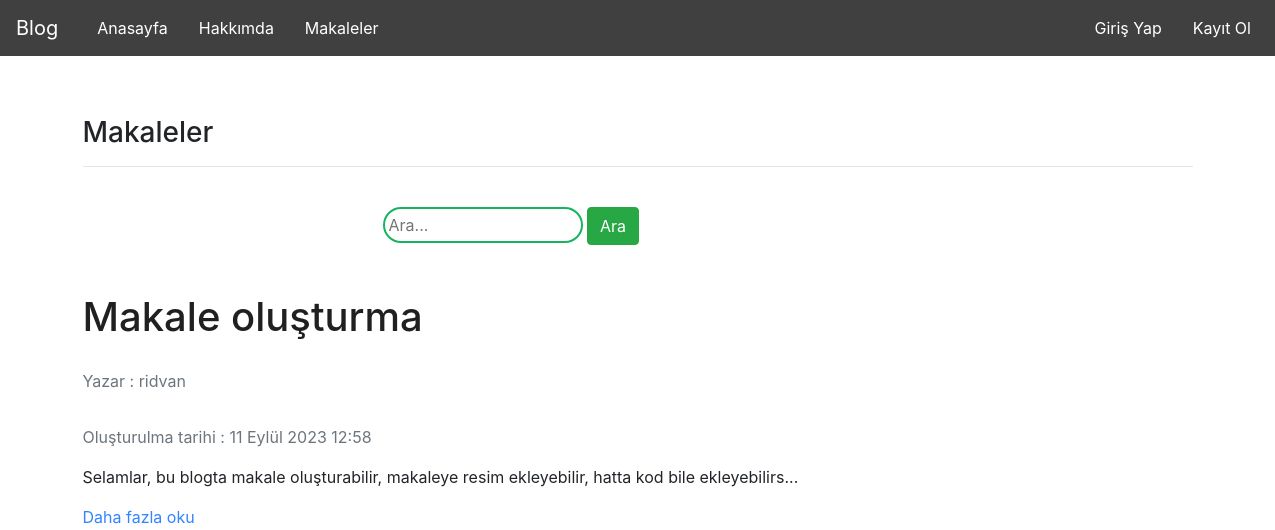
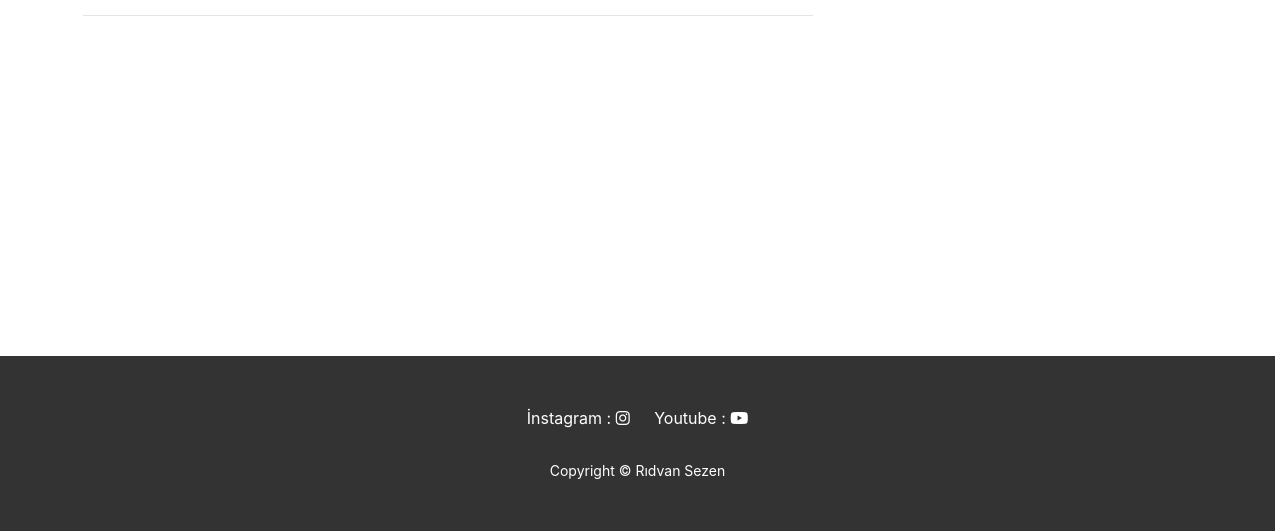
The page /articles/ on the database as committed earlier (2 pictures, top to bottom).
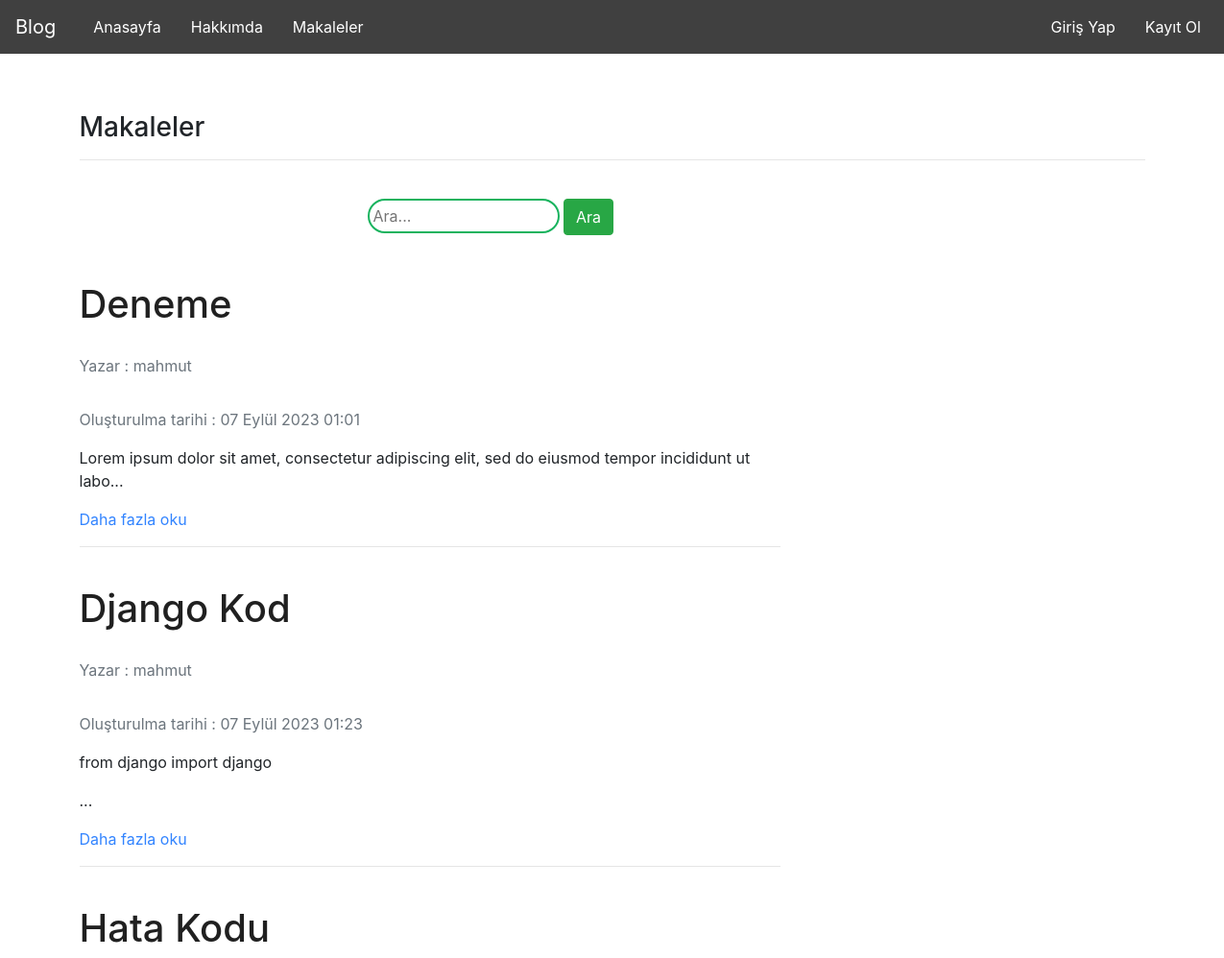
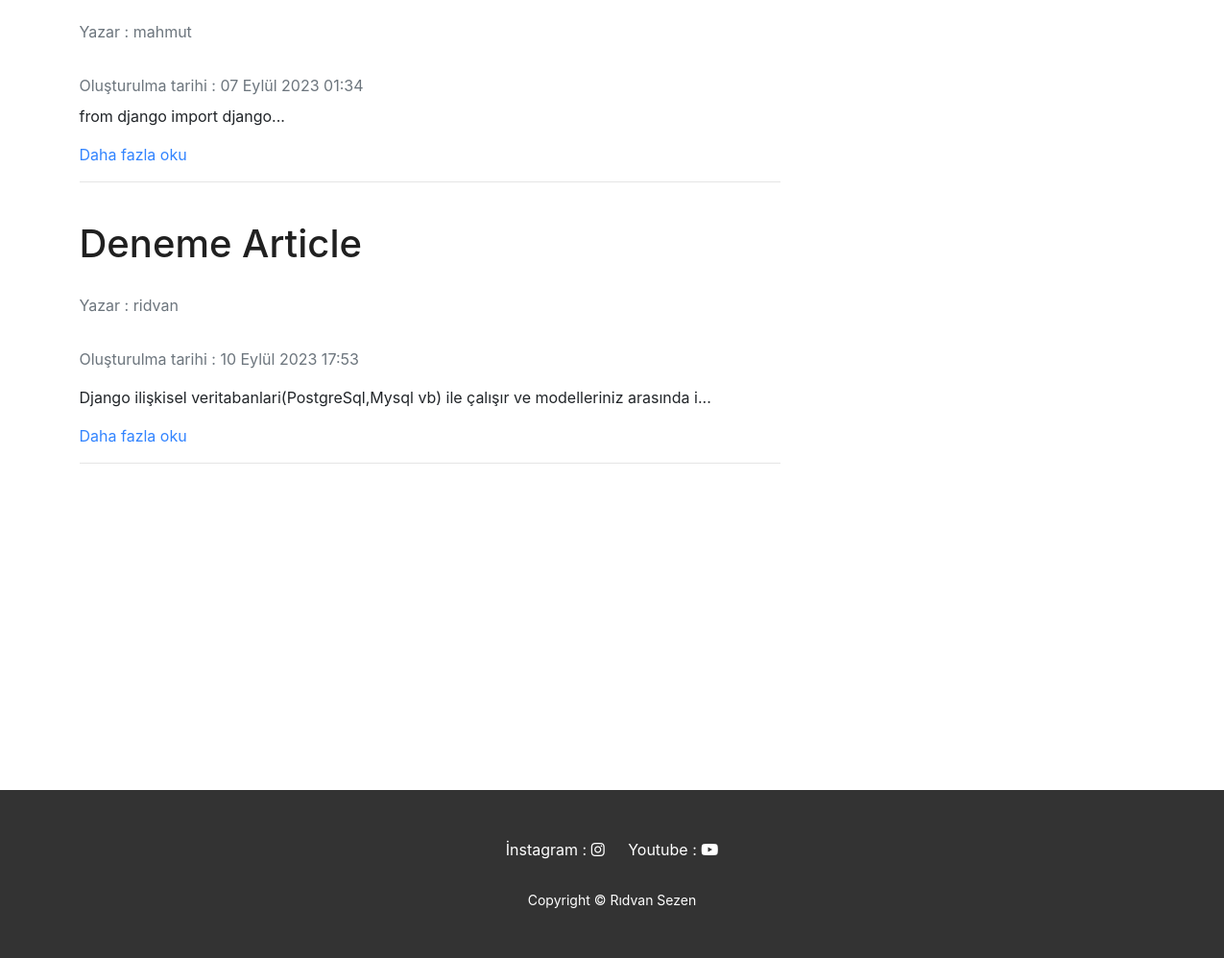
The same page on the database as committed later (2 pictures, top to bottom).
### article/models.py (models this page shows, shortened)
class Article(models.Model):
    author = models.ForeignKey("auth.User", on_delete= models.CASCADE, verbose_name="Yazar")
    title = models.CharField(max_length= 50, verbose_name="Başlık")
    description = RichTextField(max_length=10000, verbose_name="Açıklama")
    created_date = models.DateTimeField(auto_now_add=True, verbose_name="Oluşturulma tarihi")
    article_image = models.FileField(blank = True,null = True,verbose_name="Dosya Ekle")
    def short_description(self):
        return self.description[:100]
    class Meta:
        ordering = ["created_date"]

### article/views.py (the view)
# urls.py: path('', views.articles, name="articles" ),
def articles(request):
    keyword = request.GET.get("keyword")
    if keyword:
        articles = Article.objects.filter(Q(title__contains=keyword) | Q(description__contains=keyword))
        return render(request, "articles/articles.html", {"articles":articles})
    articles = Article.objects.all()
    return render(request, "articles/articles.html", {"articles":articles})

### templates/articles/articles.html (shortened to what this page needs)
{% extends 'layout.html' %}
{% block body %}
    <h3>Makaleler</h3>
    <hr>
    <br>
    <div class ="row">
        <div class="col-md-10 offset-md-3">
            <div class="col-lg-8">
                <form>
                    <input type="text" name = "keyword" class="input-sm" maxlength="64" placeholder="Ara...">
                  <button type="submit" class="btn btn-success">Ara</button>
                </form>
          </div>
        </div>
    </div>
    {% if articles %}
    <div class="article-list">
        {% for article in articles %}
        <div class="article">
        <div class="row">
            <div class="col-lg-8">
                        <a href="{% url 'article:detailArticle' article.id %}" class="about-link-title"><h1 class="fw-bolder mb-1">{{article.title}}</h1></a>
                        <br>
                        <a href="{% url 'user:profile' %}"><div class="text-muted fst-italic mb-2">Yazar : {{article.author.username}}</div></a>
                        <br>
                        <div class="text-muted fst-italic mb-2">Oluşturulma tarihi : {{article.created_date}}</div>
                        <p>{{ article.short_description|safe }}...</p>
                        <a href="{% url 'article:detailArticle' article.id %}" class="about-link ">Daha fazla oku</a>
                        <hr>
                        <br>
            </div>
            </div>
        </div>
        {% endfor %}
    </div>
    {% else %}
        <div style="margin-top: 200px;" class="alert alert-danger">
            Makale bulunamadı
        </div>
    {% endif %}
{% endblock body %}

### templates/layout.html (shortened to what this page needs)
<!DOCTYPE html>
{% load static %}
<html lang="tr">
<head>
    <link rel="stylesheet" href="{% static 'css/bootstrap.min.css' %}">
    <link rel="stylesheet" href="{% static 'css/style.css' %}">
    <link rel="stylesheet" href="https://cdnjs.cloudflare.com/ajax/libs/font-awesome/6.4.2/css/all.min.css" />
</head>
<body>
    {% include 'includes/navbar.html' %}
    <div class="container">
        {% block body %}
        {% endblock body %}
    </div>
    {% include 'includes/footer.html' %}
</body>
</html>

### templates/includes/navbar.html (shortened to what this page needs)
<nav class="navbar navbar-expand-lg navbar-light">
  <a class="navbar-brand" href="{% url 'index' %}">Blog</a>
  <div class="collapse navbar-collapse" id="navbarNav">
    <ul class="navbar-nav mr-auto">
      <li class="nav-item active">
        <a class="nav-link" href="{% url 'index' %}">Anasayfa <span class="sr-only">(current)</span></a
        >
      </li>
      <li class="nav-item">
        <a class="nav-link" href="{% url 'about' %}">Hakkımda</a>
      </li>
      <li class="nav-item">
        <a class="nav-link" href="{% url 'article:articles' %}">Makaleler</a>
      </li>
    </ul>
    <ul class="navbar-nav ml-auto">
      {% if request.user.is_authenticated %}
      <li class="nav-item dropdown">
        <a class="nav-link dropdown-toggle username-navbar" id="userDropdown" data-toggle="dropdown" aria-haspopup="true" aria-expanded="false">
            Giriş yapıldı: {{ user.username }}
        </a>
        <div class="dropdown-menu" aria-labelledby="userDropdown">
            <a class="dropdown-item" href="{% url 'user:profile' %}">Profil</a>
            <a class="dropdown-item" href="{% url 'user:settings' %}">Ayarlar</a>
            <div class="dropdown-divider"></div>
            <a class="dropdown-item" href="{% url 'user:logoutUser' %}">Çıkış Yap</a>
        </div>
    </li>
      {% else %}
      <li class="nav-item">
        <a class="nav-link" href="{% url 'user:loginUser' %}">Giriş Yap</a>
      </li>
      <li class="nav-item">
        <a class="nav-link" href="{% url 'user:registerUser' %}">Kayıt Ol</a>
      </li>
      {% endif %}
    </ul>
  </div>
</nav>

### templates/includes/footer.html
<footer>
    <div class="footer-socialmedia">
    <a href="https://www.instagram.com/rsensedits/?hl=tr" >İnstagram : <i class="fa-brands fa-instagram"></i></a>
    <a href="https://www.youtube.com/@rsensedits">Youtube : <i class="fa-brands fa-youtube"></i></a>
    <p>Copyright © Rıdvan Sezen</p>
    </div>
</footer>

### static/css/style.css (style rules this page uses)
.navbar { background-color: #404040 !important; margin-bottom: 60px !important; }
a { color: #fff !important; }
li { margin-left: 15px; }
.about-link { color: #3284ff !important; }
.about-link-title { color: #202020 !important; }
.nav-link { transition: 0.4s; border-radius: 40px; }
footer { background-color: #333; color: #fff; left: 0; text-align: center; position: absolute; margin-top: 300px; bottom: 100; width: 100%; padding-bottom: 50px; }
footer p { margin: 0; font-size: 14px; margin-top: 30px; }
.footer-socialmedia { text-align: center; position: static; margin-top: 50px; }
.footer-socialmedia a { justify-content: space-between; margin-right: 10px; margin-left: 10px; }
.input-sm { padding: 4px; width: 200px; margin-bottom: 50px ; border-radius: 20px !important; border: 2px solid #18b35e; }

Rows that differ between the two databases and show on the page:
removed Article: title "Makale oluşturma", author.username "ridvan", created_date "11 Eylül 2023 12:58", short_description "Selamlar, bu blogta makale oluşturabilir, makaleye resim ekleyebilir, hatta kod bile ekleyebilirs"
added Article: title "Deneme", author.username "mahmut", created_date "07 Eylül 2023 01:01", short_description "Lorem ipsum dolor sit amet, consectetur adipiscing elit, sed do eiusmod tempor incididunt ut labo"
added Article: title "Django Kod", author.username "mahmut", created_date "07 Eylül 2023 01:23", short_description "from django import django"
added Article: title "Hata Kodu", author.username "mahmut", created_date "07 Eylül 2023 01:34", short_description "from django import django"
added Article: title "Deneme Article", author.username "ridvan", created_date "10 Eylül 2023 17:53", short_description "Django ilişkisel veritabanlari(PostgreSql,Mysql vb) ile çalışır ve modelleriniz arasında i"
